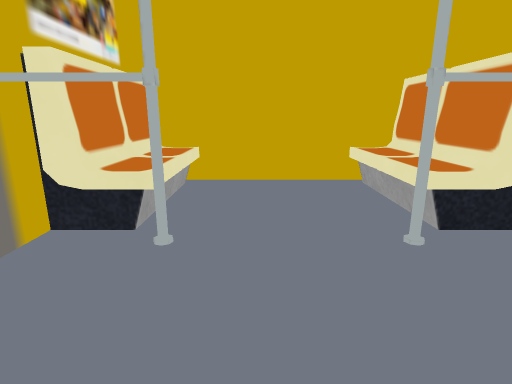
View 1 (above)

14 first-person views from a walk through a 3-D level made in the Unity game engine. The camera is 1.4 m above the floor, tilts 14° down and sees 80° across. The floor is counted in squares, 0.5 m on a side. Each view is taken from the middle of a square. On the plan, view 1 faces up. The plan holds only what a view shows up to about 20 squares ahead; the rest is blank. The place goes on beyond the plan. The player character is not drawn. Door leaves are left out, so doorways stand open. Some surface patterns are stand-ins.

View 2
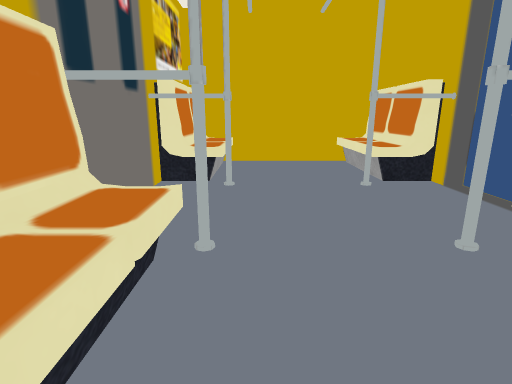

View 3
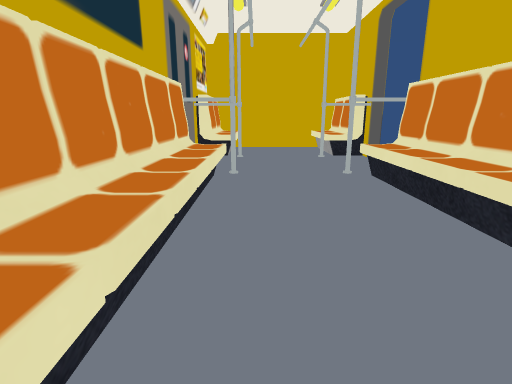

View 4
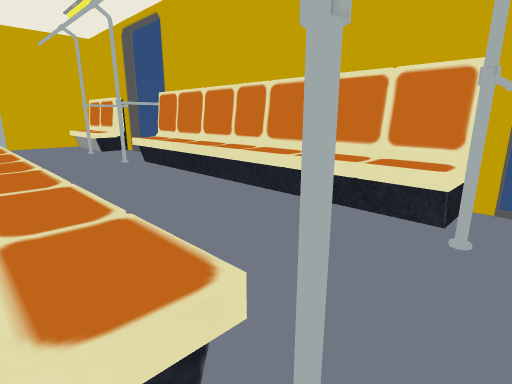

View 5
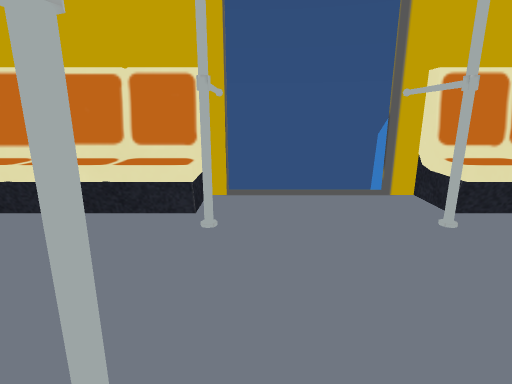

View 6
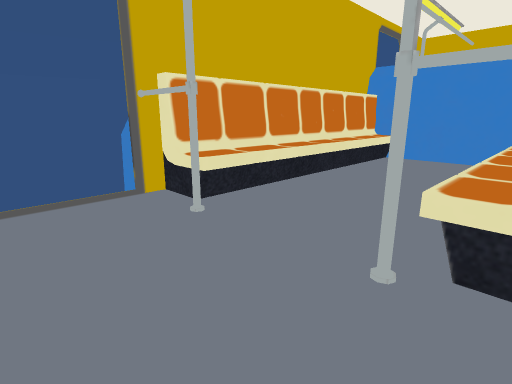

View 7
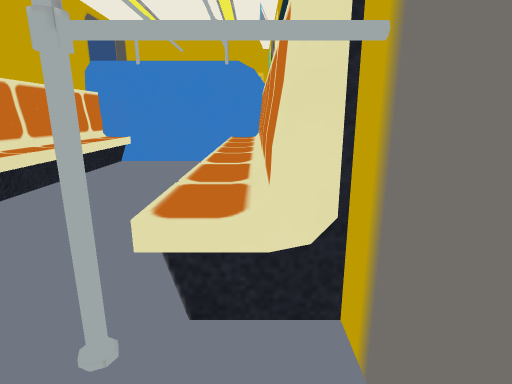

View 8
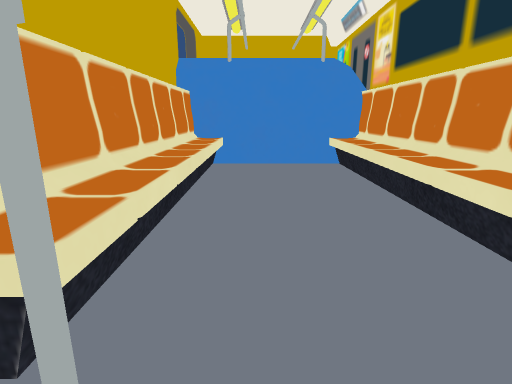

View 9
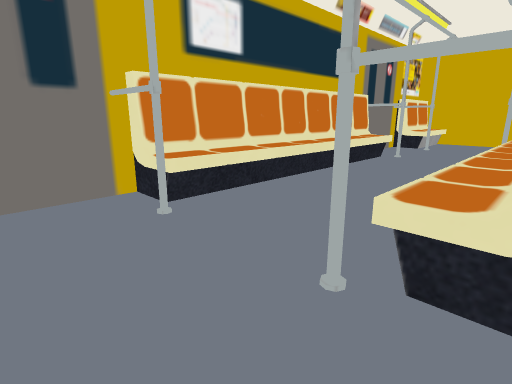

View 10
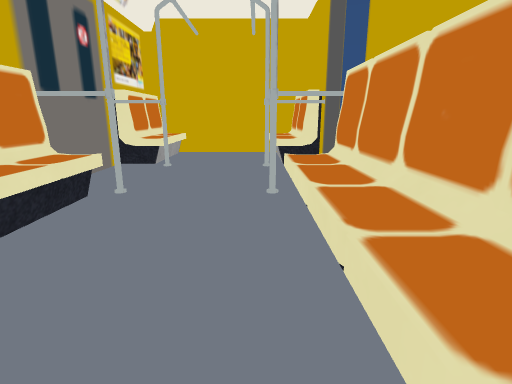

View 11
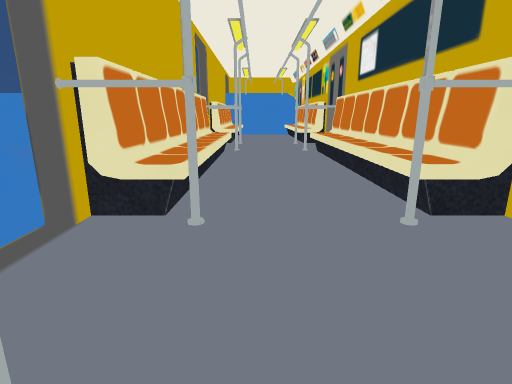

View 12
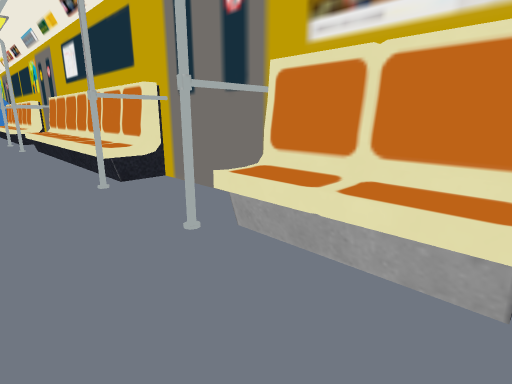

View 13
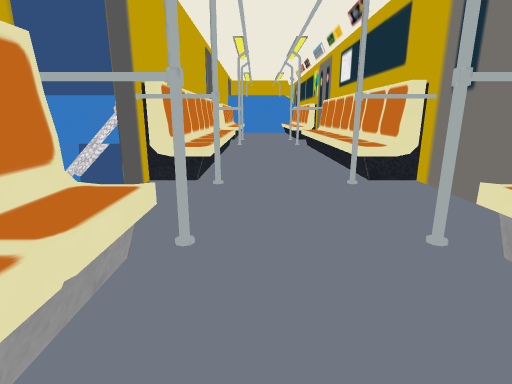

View 14
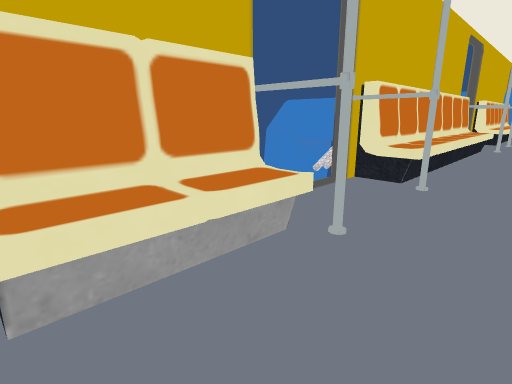

### Floor plan
Key: @ floor where view 1 was taken; # wall or solid block; x gap in a wall; . floor; = window, fence, low wall or low ledge; ^ raised ledge.
Columns run from 5 left of view 1 to 8 right of it. Each row starts with its distance up from view 1.
 14  ###########
 13  #^x.....^^#
 12  #^......^^#
 11  #^......^^#
 10  #^......^^#
  9  #^......^^#
  8  #^......^^#
  7 #^^x.....^^##
  6 #........#..##
  5 #............
  4 #............
  3 #............
  2 #............
  1 #............
  0 #=^..@...^^###
 -1 ##^......^^##
 -2  #^......^^#
 -3  #^......^^#
 -4  #^......^^#
 -5  #^......^^#
 -6  #^......^^#
 -7  #^......^^#
 -8  #^......^^#
 -9  #^......^^#
-10  #^......^^#
-11  #^......^^#
-12  #^......^^#
-13  #^......^^#
-14  #^......^^#
-15  #^......^^#
-16 ##^......^^#
-17 #=^=.....^^##
-18 #........#..##
-19 #............
-20 #............
-21 #............
-22 #............
-23 #............
-24 #..#.....#..##
-25 #=^=.....^^##
-26 ##^......^^#
-27  #^......^^#
-28  #^......^^#
-29  #^......^^#
-30  #^......^^#
-31  #^......^^#
-32  #^......^^#
-33  #^......^^#
-34  #^......^^#
-35  #^......^^#
-36  #^......^^#
-37  #^......^^#
-38  #^......^^#
-39  #^......^^#
-40  #^=.....^^#
-41  ###########

Where each view was taken, in squares from view 1:
view 1: 0 up, 0 right, facing up
view 2: 6 down, 1 left, facing up
view 3: 15 down, 1 left, facing up
view 4: 19 down, 4 left, facing up-right
view 5: 19 down, 4 left, facing right
view 6: 19 down, 4 left, facing down-right
view 7: 21 down, 4 left, facing down
view 8: 22 down, 2 right, facing down
view 9: 22 down, 6 right, facing up-left
view 10: 11 down, 3 right, facing up
view 11: 8 up, 2 right, facing down
view 12: 13 up, 2 right, facing down-left
view 13: 13 up, 2 right, facing down
view 14: 13 up, 0 right, facing down-right
